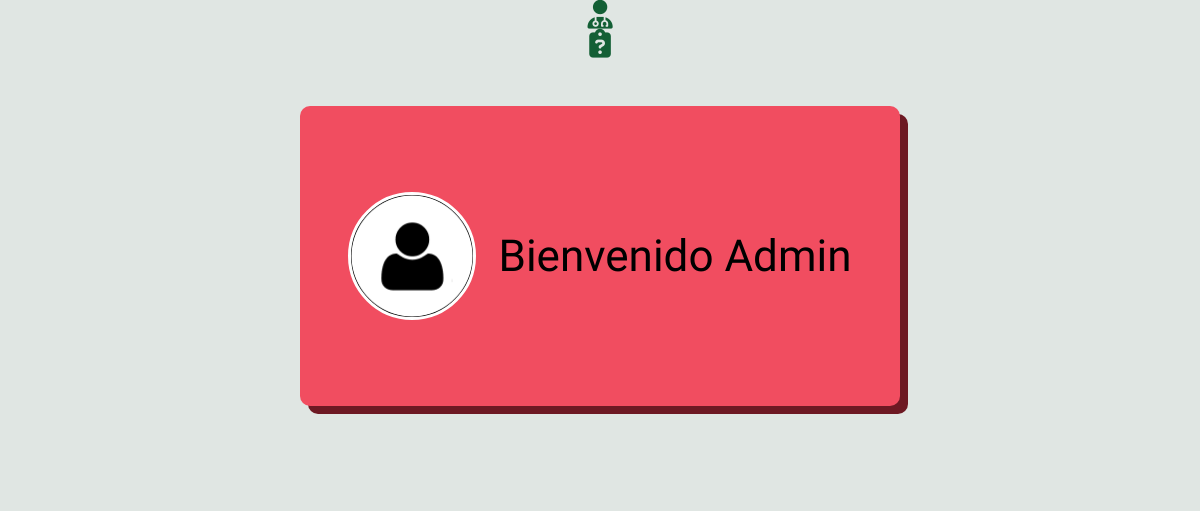
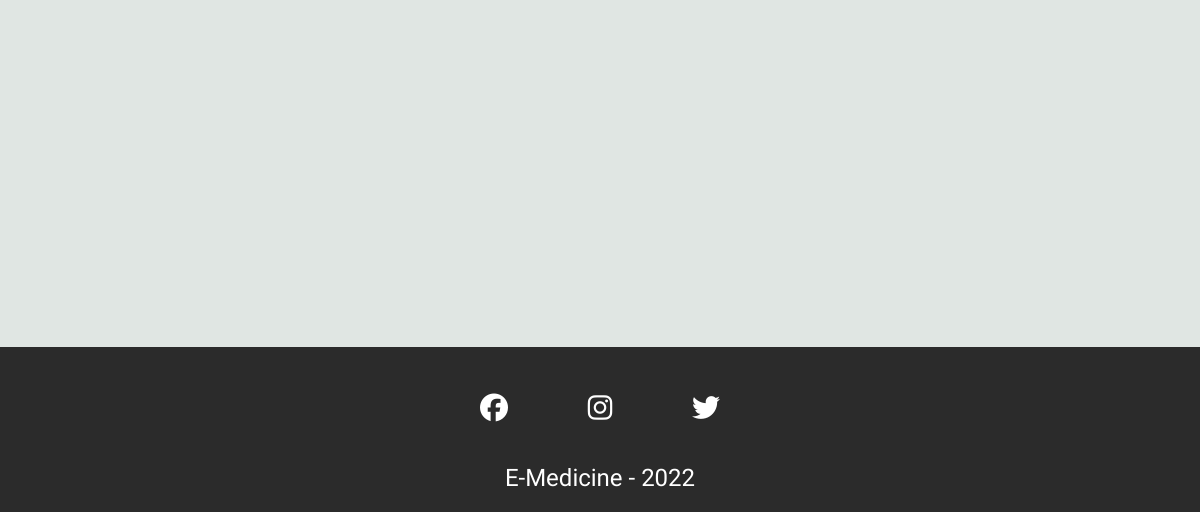
The app's page /view/viewAdmin.php, older data (2 pictures, top to bottom).
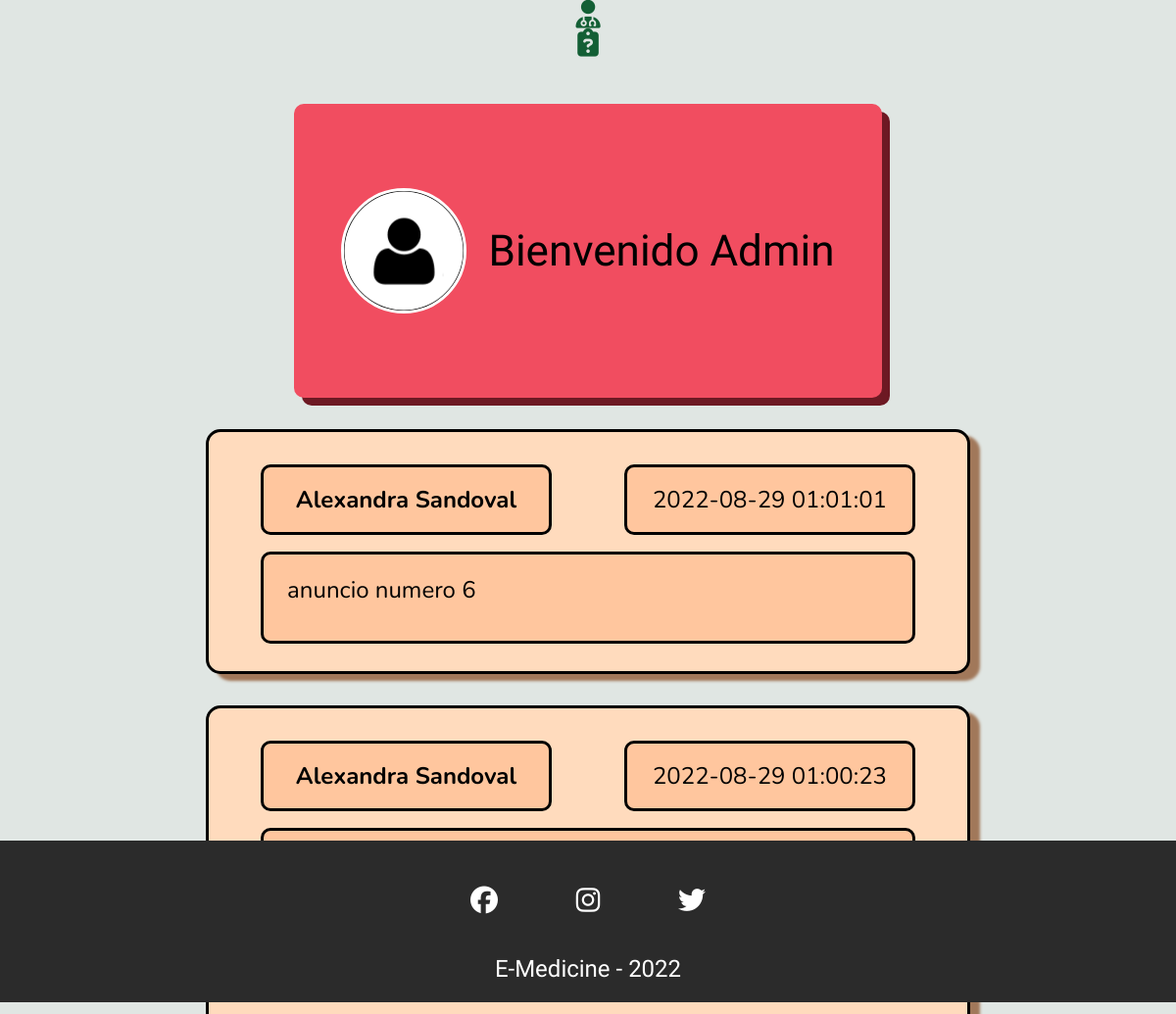
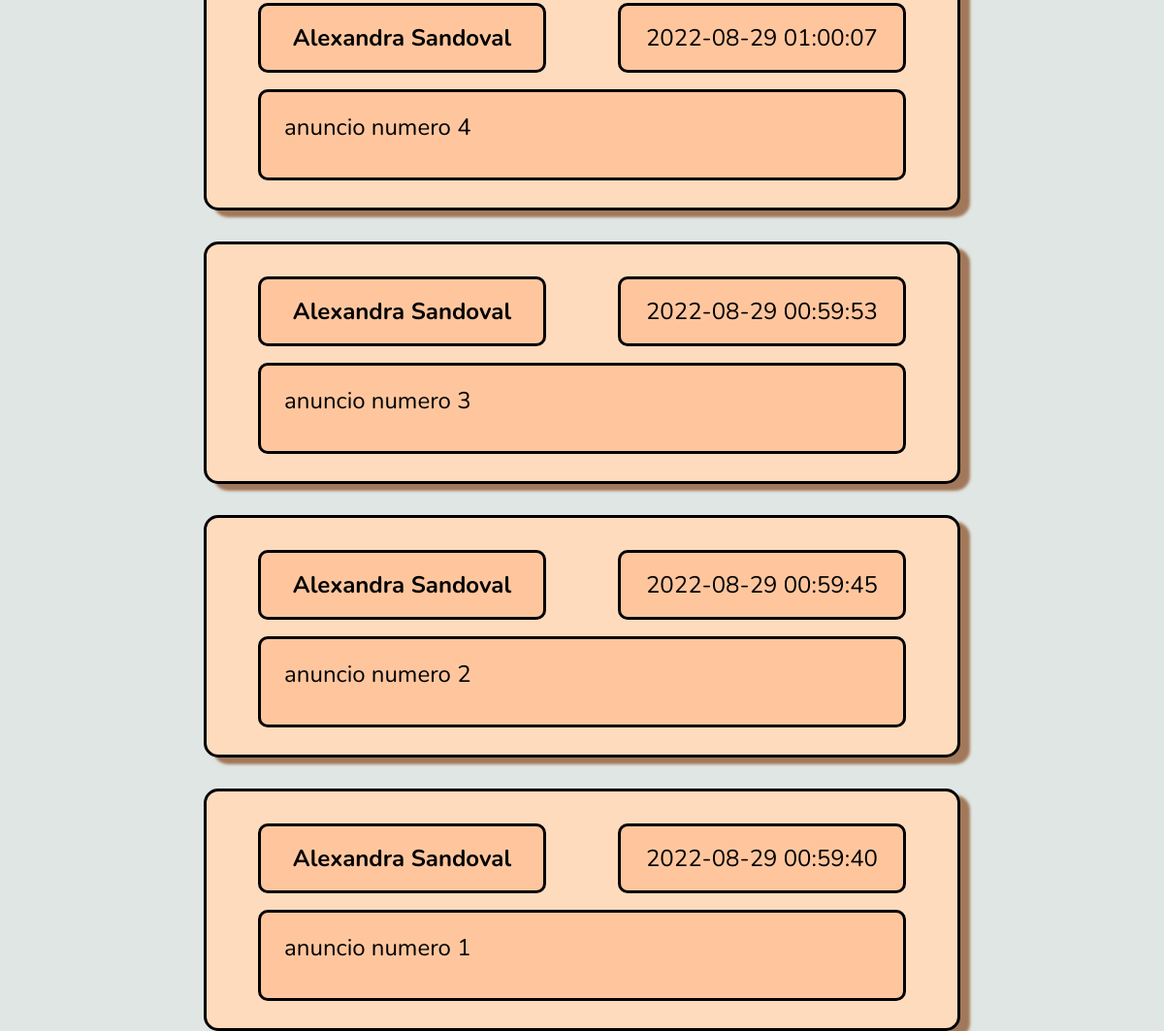
The same page, newer data (2 pictures, top to bottom).
### tables this page shows
CREATE TABLE IF NOT EXISTS `anuncios` (
  `id` int(11) NOT NULL AUTO_INCREMENT,
  `idUsuario` varchar(255) NOT NULL,
  `nombre` varchar(255) NOT NULL,
  `contenidoAnuncio` char(255) NOT NULL,
  `fechaPublicacion` timestamp NOT NULL DEFAULT CURRENT_TIMESTAMP ON UPDATE CURRENT_TIMESTAMP,
  PRIMARY KEY (`id`)
);

### model/daoAnuncios.php (called while the page is built, shortened)
<?php
class DaoAnuncio {
    public function listadoAnuncios(){
        $sql = "SELECT id, idUsuario, nombre, contenidoAnuncio, fechaPublicacion FROM anuncios ORDER BY id DESC";
        $cn = new Conexion();
        $dbh = $cn->getConexion();
        $stmt = $dbh->prepare($sql);
        $stmt->execute();
        $anuncio = $stmt->fetchAll(PDO::FETCH_ASSOC);
        return $anuncio;
    }
}
?>

### view/viewAdmin.php (the view, shortened to what this page needs)
<?php
    require_once 'plugins/funciones.php';
    $cod = "";
    $dataUser = username($cod);
    $datos = explode('/', $dataUser);
?>
<!DOCTYPE html>
<html lang="es">
<head>
    <?php
      links();
    ?>
    <link rel="stylesheet" href="../view/css/index-style.css">
</head>
<body>
    <?php menu(); ?>
    <main class="allContainer">
        <div class="bienvenida" id="container-bienvenida">
            <a href="#" class="imagen-texto">
                <div class="img-layout"><img src="../assets/imgs/imagenPrueba.png" alt="Imagen de Perfil" class="profile-picture" title="Imagen de Perfil"></div>
            </a>
                <span id="bienvenida" title="Bienvenida">Bienvenido Admin <b><?php echo $datos[1]; ?></b><span>
        </div>
        <article class="mainArticle">
    <?php
        if(!isset($anuncio)){
            require_once "../model/daoAnuncios.php";
        }else
            require_once "../controller/ctrlAnuncios.php";
        $dao = new DaoAnuncio();
        $anuncio=$dao->listadoAnuncios();
        foreach($anuncio as $anun){
            echo
            '
            <section class="tablonAnuncios">
            <div class="objetoTablon" id="autor">
            <span title="Escritor del Anuncio">'.$anun['nombre'].'</span>
            </div>
            <div class="objetoTablon" id="fechaPublicacion">
                <span title="Fecha de Publicación del Anuncio">'.$anun['fechaPublicacion'].'</span>
            </div>
            <div class="objetoTablon" id="descripcion">
                <p title="Contenido del Anuncio">
                    '.$anun['contenidoAnuncio'].'
                </p>
            </div>
            </section>';
        }
    ?>
        </article>
    </main>
    <?php footer(); ?>
</body>
</html>

### view/plugins/funciones.php (shortened to what this page needs)
<?php
  function links(){
    echo " <script src='https://kit.fontawesome.com/b5142e7f7e.js'></script>
      <link rel='stylesheet' href='../view/css/root-style.css'>
      <link rel='stylesheet' href='../view/css/menu-style.css'>
      <link rel='stylesheet' href='../view/css/footer-style.css'>
    <link href='https://cdn.jsdelivr.net/npm/bootstrap@5.1.1/dist/css/bootstrap.min.css' rel='stylesheet'>
  <script src='https://code.jquery.com/jquery-3.2.1.slim.min.js'></script>
  <script src='https://cdnjs.cloudflare.com/ajax/libs/popper.js/1.12.9/umd/popper.min.js'></script>
  <script src='https://maxcdn.bootstrapcdn.com/bootstrap/4.0.0/bootstrap.min.js'></script>
  <script src='//cdn.jsdelivr.net/npm/sweetalert2@11'></script>
  <link rel='stylesheet' href='../assets/SweetAlert/dist/sweetalert2.min.css'>
  <link rel='stylesheet' href='../view/css/menu-style.css'>";
  }
  function menu(){
            echo    "<li class='bar-item' id='li-doctor' title='Especialidades Médicas'>
                    <a href='../view/especialidadesMedicas.php' class='bar-link'>
                        <i class='fa-solid fa-user-doctor icon'></i>
                        <span class='link-text'>Especialidades Medicas</span>
                    </a>
                </li>
                <li class='bar-item' id='li-faq' title='Preguntas Frecuentes'>
                    <a href='../view/faq.php' class='bar-link'>
                    <i class='fa-solid fa-clipboard-question icon'></i>
                    <span class='link-text'>Preguntas Frecuentes</span>
                    </a>
                </li>";
  }
  function footer(){
    echo "<footer class='footer'>
            <div class='social-networks-container'>
                <a href='https://www.facebook.com/' class='footer-item' title='Facebook: E-Medicine'><i class='fab fa-facebook' id='facebook'></i><span class='red-social'></span></a>
                <a href='https://www.instagaram.com/' class='footer-item' title='Instagram: @e-medicine'><i class='fab fa-instagram' id='instagram'></i><span class='red-social'></span></a>
                <a href='https://www.twitter.com/' class='footer-item' title='Twiiter: @eMedicine'><i class='fab fa-twitter' id='twitter'></i><span class='red-social' ></span></a>
            </div>
            <a href='#' class='info'>E-Medicine - 2022</a>
        </footer>";
  }
?>

### view/css/root-style.css (style rules this page uses)
:root { --aquaMenu-body-color: #21d873; --aqua-body-color:#b2dac6; --aquaBright-body-color: #6ef0b1; --red-body-color: #f14d60; --darkRed-body-color: #bf003b; --skinBright-body-color: #fec08c; --skinDark-body-color: #da7f3d; --icon-color: #135f35; --background-color: #e0e6e3; --shadow-color: #1c3b2d; --font-size: 100%; --font-family: 'Segoe UI', Tahoma, Geneva, Verdana, sans-serif; font-family: var(--font-family); font-size: var(--font-size); --menuFont: 'Quicksand', sans-serif; --bienvenidaFont: 'Rubik Mono One', sans-serif; --bodyFont: 'Nunito', sans-serif; --extraFont: 'Rubik', sans-serif; --footerFont: 'Yanone Kaffeesatz', sans-serif; --register-welcome-font: 'Sacramento', cursive; }
body { background-color: var(--background-color) !important; }
.allContainer { height: 100vh !important; display: grid; justify-content: center; grid-row: 1fr 1fr; grid-template-columns: auto; grid-row-gap: 1em; background-color: var(--background-color); }

### view/css/menu-style.css (style rules this page uses)
.icon { color: var(--icon-color); font-size: 2em; }
.bar-item { list-style: none; border-left: 0px solid #215f41; width: 100%; height: 100%; display: grid; justify-content: center; margin: auto; transition: 150ms all; }
.bar-item:first-child { border-radius: 12px 12px 0 0; transition: 250ms all; }
.bar-item .bar-link { text-decoration: none; color: #000; font-family: var(--menuFont) !important; font-size: 0.9em; margin: auto; display: flex; flex-direction: row; width: 100%; height: 100%; justify-items: start; align-items: center; }

### view/css/footer-style.css (style rules this page uses)
.footer { display: grid; position: relative; padding: 1em 0; width: 100vw; height: fit-content; background-color: rgb(43, 43, 43); bottom: 0; transition: 500ms all; }
.social-networks-container { display: grid; width: 100%; margin: auto; justify-items: center; align-items: center ; justify-content: center; grid-template-columns: repeat(3, 7.5%); column-gap: 1em; }
.info { width: fit-content; transition: 500ms all; text-decoration: none; color: #FFF; margin: 1em auto 0 auto; text-align: center; font-size: 1.5em; font-family: var(--footerFont); }
.footer-item, .red-social { transition: 500ms all; font-size: 1.75em !important; color: white !important; }

### view/css/index-style.css (style rules this page uses)
* { box-sizing: border-box; padding: 0; margin: 0; }
body { background-color: #e0e6e3 !important; color: black; }
.allContainer { padding-top: 2em; }
#container-bienvenida { transition: 250ms all; display: flex; margin: 1em auto; width: 50vw; height: 37.5vh; padding: 1em; background-color: #f14d60; box-shadow: 8px 8px 0px #6d1923; border-radius: 10px; justify-content: center; align-items: center; }
.img-layout { width: 8em; height: 8em; border-radius: 50%; border: 3px solid white; background-color: black; }
.imagen-texto { display: flex; flex-direction: column; align-items: center; cursor: pointer; text-decoration: none; color: black; }
.profile-picture { width: 100%; height: 100%; border-radius: 50%; }
#bienvenida { margin: 0 0 0 0.5em; font-family: 'Sacramento', cursive; font-size: 2.75em; cursor: default; }
.mainArticle { display: grid; grid-auto-flow: row; row-gap: 2em; justify-items: center; }
section.tablonAnuncios { display: grid; grid-template-rows: 1fr 1fr; grid-template-columns: 1fr 1fr; font-size: 1em; background-color: hsl(27, 100%, 87%); padding: 1em 1em; width: 65vw; height: fit-content; justify-content:center; font-family: var(--bodyFont); border-radius: 15px; border: 3px solid black; box-shadow: 10px 7px 3px #a1785a; }
section.tablonAnuncios * { cursor:default; }
section.tablonAnuncios div.objetoTablon { border-radius: 10px; background-color: #ffc69e; border: 3px black solid; }
div#autor { display: grid; font-weight: bolder; width: 80%; text-align: center; height: 9vh; margin: auto; justify-content: center; align-items: center; font-size: 1.5em; }
div#descripcion { text-align: justify; padding: 0.75em 1em; margin: 0em auto; width: 90%; margin-bottom: 1.5vh; height:fit-content; font-size: 1.5em; grid-column-start: 1; grid-column-end: 3; }
div#fechaPublicacion { display: grid; width: 80%; height: 9vh; margin: auto; justify-items: center; justify-content: center; align-items: center; font-size: 1.5em; }

Row changes from the older to the newer data that the page shows:
added anuncios: nombre "Alexandra Sandoval", fechaPublicacion "2022-08-29 01:01:01", contenidoAnuncio "anuncio numero 6"
added anuncios: nombre "Alexandra Sandoval", fechaPublicacion "2022-08-29 01:00:23"
added anuncios: nombre "Alexandra Sandoval", fechaPublicacion "2022-08-29 01:00:07", contenidoAnuncio "anuncio numero 4"
added anuncios: nombre "Alexandra Sandoval", fechaPublicacion "2022-08-29 00:59:53", contenidoAnuncio "anuncio numero 3"
added anuncios: nombre "Alexandra Sandoval", fechaPublicacion "2022-08-29 00:59:45", contenidoAnuncio "anuncio numero 2"
added anuncios: nombre "Alexandra Sandoval", fechaPublicacion "2022-08-29 00:59:40", contenidoAnuncio "anuncio numero 1"
